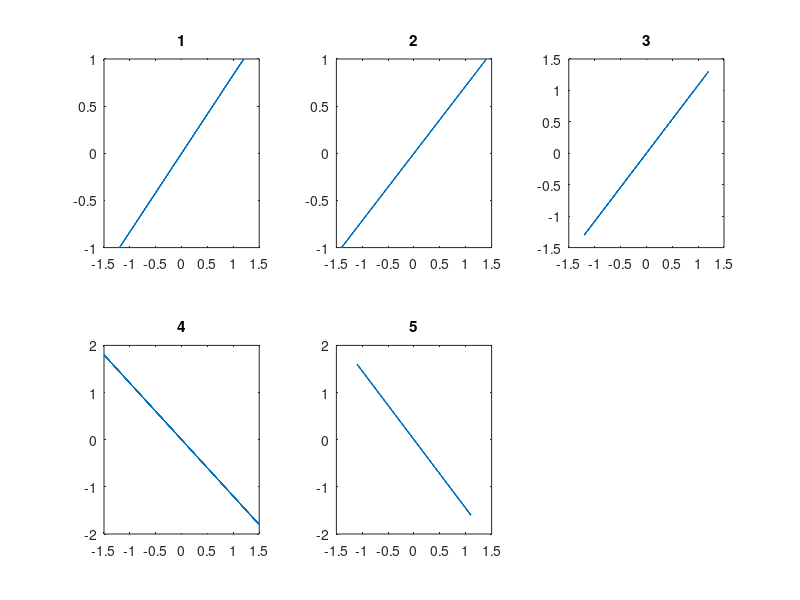

Write the MATLAB code that produced this figure.
% Задание 2
% выполните вычисление и построение фигур Лиссажу для разных отношений и
% для разных значений амплтуд
a1 = [1.2, 1.4, -1.2, -1.5, 1.1];
a2 = [1.0, 1.0, -1.3, 1.8, -1.6];
w1 = [1.5, 1.2, 1.5, -3, -1.3, 1.1];
w2 = [1.0, 1.1, -1, 2.2, -1.1, 1.2];
% Оператор задания вектора значений t
t = 0:0.1:10;
n = 5;
for k = 1:5, y = a2(k) * cos(w1(k) * t); x = a1(k) * cos(w1(k) * t);
    % Задание вектора-строки вывода надписей
    s=[num2str(k)];
    % Вывод разных графиков в разных местах листа (экрана)
    % Оператор subplot задает место на листе, где
    % график будет нарисован последующей командой
    subplot(2, 3, k); plot(x, y); title(s);
end